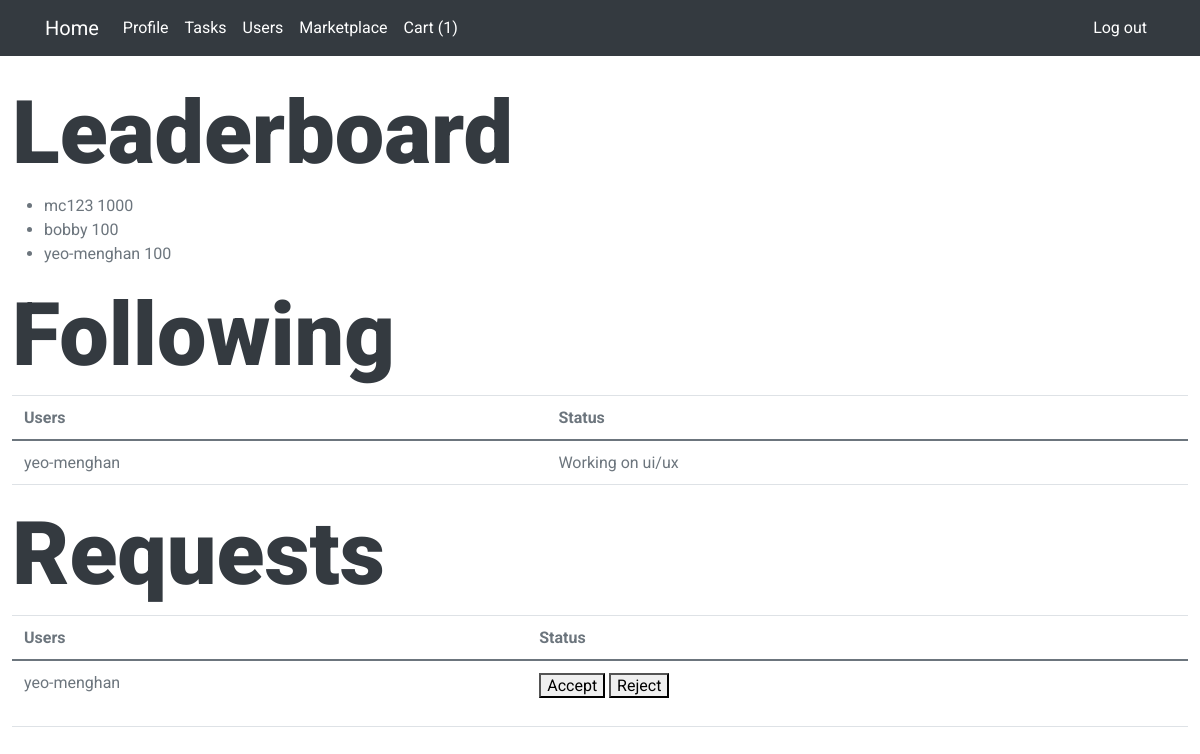
The page /main/ (signed in) on the database its author committed.
### main/models.py (models this page shows, shortened)
class CustomUser(models.Model):
    user = models.OneToOneField(User, on_delete=models.CASCADE)
    DEPARTMENT = (
        ('Operations', 'Operations'),
        ('Infocomm technology', 'Infocomm technology'),
        ('Engineering', 'Engineering'),
        ('Corportate', 'Corporate')
    )
    email = models.EmailField(unique=True)
    department = models.CharField(max_length=100, choices=DEPARTMENT)
    description = models.TextField("Description", max_length=600, default='', blank=True)
    points = models.IntegerField(default=0)
    tasks = models.ManyToManyField(Task, blank=True, related_name='users')

class Follow(models.Model):
    follower = models.ForeignKey(CustomUser, related_name="from_follow", on_delete=models.CASCADE)
    following = models.ForeignKey(CustomUser, related_name="to_follow", on_delete=models.CASCADE)
    date = models.DateField()

class Task(models.Model):
    STATUS = (
        ('To do', 'To do'),
        ('In progress', 'In progress'),
        ('Completed', 'Completed'),
    )
    name = models.CharField(max_length = 64)
    description = models.TextField("Description", max_length=600, default='', blank=True)
    points_granted = models.IntegerField()
    status = models.CharField(max_length=100, choices=STATUS, default='To do')

class Request(models.Model):
    requestor = models.ForeignKey(CustomUser, related_name="from_request", on_delete=models.CASCADE)
    requested = models.ForeignKey(CustomUser, related_name="to_request", on_delete=models.CASCADE)

### main/views.py (the view)
# urls.py: path('', views.index, name="index"),
@login_required(login_url='/main/login')
def index(request):
    current_user = CustomUser.objects.get(user=request.user)
    following = Follow.objects.filter(follower = current_user)
    requests = Request.objects.filter(requested = current_user)
    top_users = CustomUser.objects.order_by('-points')[:3]
    return render(request, "main/index.html", {
        "following": following,
        "requests": requests,
        "top_users": top_users
    })

### main/context_processor.py (called while the page is built)
def cart_count(request):
    try:
        current_user = CustomUser.objects.get(user=request.user)
        cart_count = Cart.objects.filter(user=current_user).count()
        return {
            'cart_count' : cart_count
        }
    except TypeError:
        return []

### main/templates/main/index.html (shortened to what this page needs)
{% extends "main/layout.html" %}
{% block body %}
<h1 class="display-2">Leaderboard</h1>
<ul>
    {% for top_user in top_users%}
    <li> {{top_user.user.username}} {{top_user.points}} </li>
    {% endfor %}
</ul>
<h1 class="display-2">Following</h1>
<table class="table">
    <thead>
    <tr>
        <th scope="col">Users</th>
        <th scope="col">Status</th>
    </tr>
    </thead>
    <tbody>
        {% for follow in following %}
        <tr>
            <td scope="row">{{ follow.following.user.username }}</th>
            <td>Working on
                {% for task in follow.following.tasks.all %}
                {% if task.status == 'In progress' %}
                {{ task.name }}
                {% endif %}
                {% endfor %}
            </td>
        </tr>
        {% endfor %}
    </tbody>
</table>
<h1 class="display-2">Requests</h1>
<table class="table">
    <thead>
    <tr>
        <th scope="col">Users</th>
        <th scope="col">Status</th>
    </tr>
    </thead>
    <tbody>
    {% for request in requests %}
    <tr>
        <td scope="row">{{ request.requestor.user.username }}</th>
        <td>
            <form action="{% url 'main:modify_request' %}" method="post">
                <button value="True" name='outcome' type='submit'>Accept</button>
                <button type='submit'>Reject</button>
            </form>
        </td>
    </tr>
    {% endfor %}
    </tbody>
</table>
{% endblock %}

### main/static/styles.css (style rules this page uses)
body { font-family: var(--bs-font-sans-serif); background-color: #f7f7f7; color: #000000; }

### rows shown on the page
CustomUser: user.username "mc123", points "1000"
CustomUser: user.username "bobby", points "100"
CustomUser: user.username "yeo-menghan", points "100"
Follow: following.user.username "yeo-menghan"
Task: name "ui/ux"
Request: requestor.user.username "yeo-menghan"

### other values the page prints
{{ cart_count }} "1"
